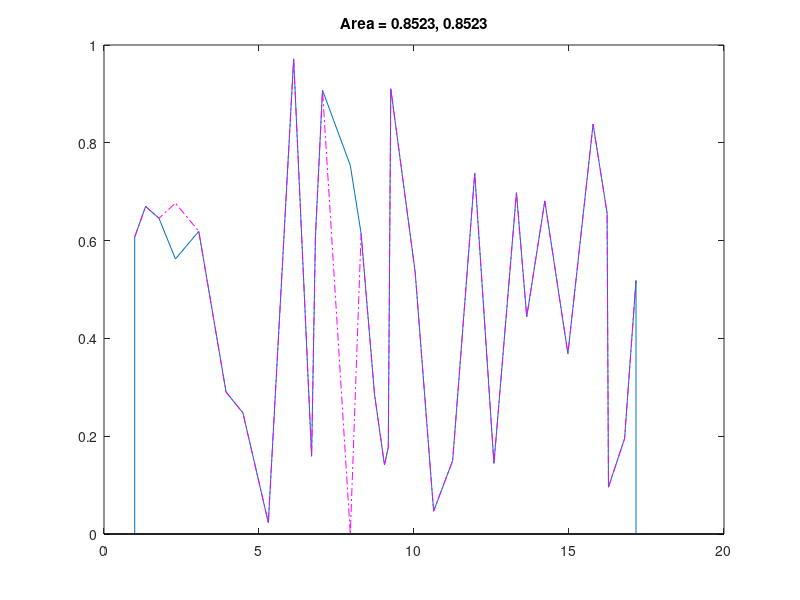

The MATLAB source for this figure:
function test06_trapz
    M = 1024;
    A = zeros(M, 2);
    c = 1.5;

    for m=1:M
        x = cumsum(rand(1, 32));
        y = rand(1, numel(x));
        A(m, 1) = trapz(x, y./x.^c);
    
        i = randi(numel(x) - 2) + 1;
        j = randi(numel(x) - 2) + 1;
        z = y;
        buf = z(i);
        z(i) = 0;
        f_j = (x(j + 1) - x(j - 1))/x(j)^c;
        f_i = (x(i + 1) - x(i - 1))/x(i)^c;
        z(j) = z(j) + buf * f_i/f_j;
        A(m, 2) = trapz(x, z./x.^c);
    end
    assert(all(abs(A(:, 1) - A(:, 2)) < 1e-8), 'Check reassignment factor');

    figure(1);
    clf; cla;
    plot(x, y);
    hold on
    plot(x, z, '-.m');
    stem(x(1), y(1), 'Color', "#0072BD", 'Marker', 'none');
    stem(x(end), y(end), 'Color', "#0072BD", 'Marker', 'none');
    hold off
    title(sprintf('Area = %3.4f, %3.4f', A(M, 1), A(M, 2)));
end